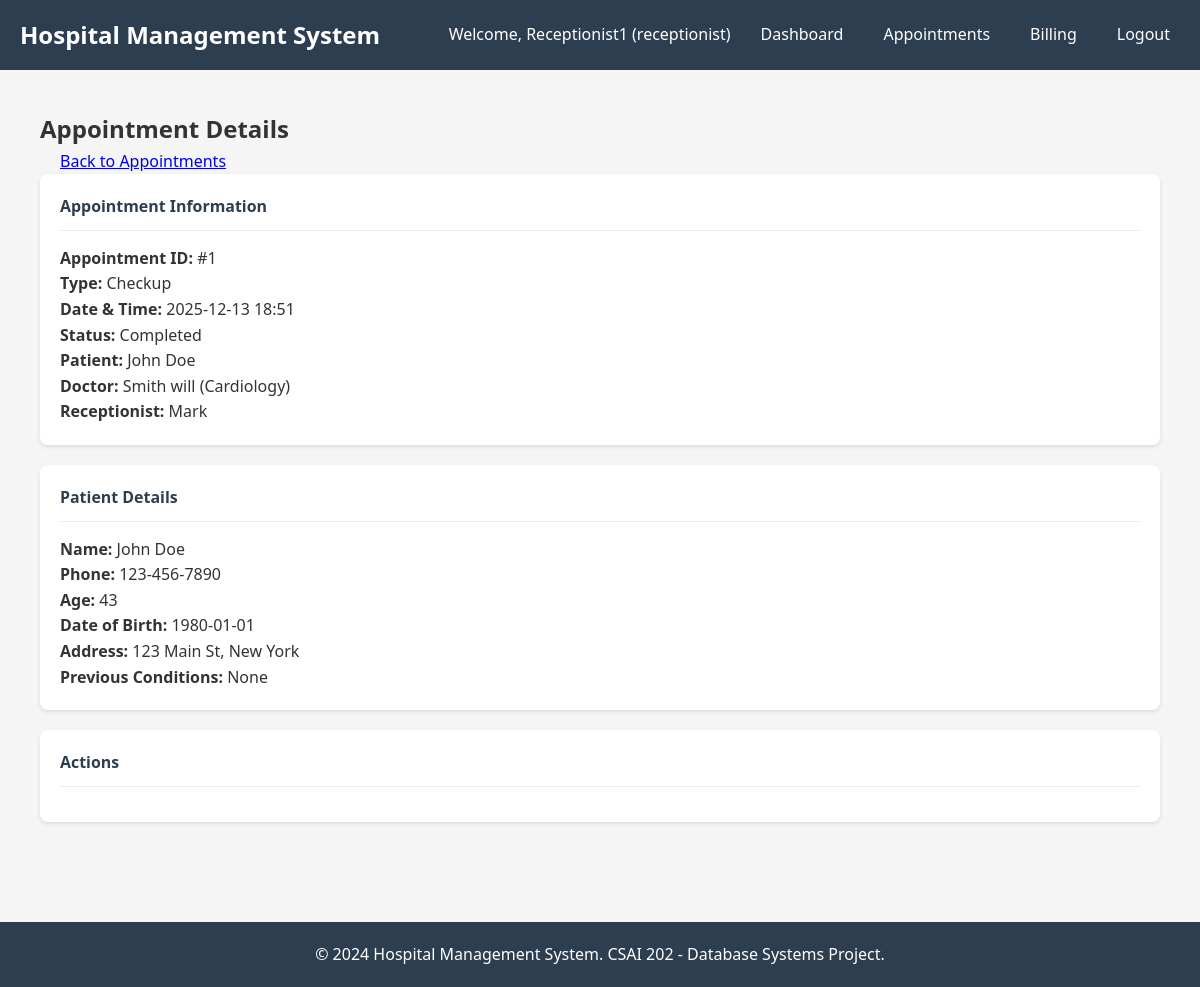
/appointments/1 (signed in), run on the app's committed database.
### models/user.py (models this page shows, shortened)
class User(db.Model, UserMixin):
    __tablename__ = 'user_account'
    user_id = db.Column(db.Integer, primary_key=True)
    username = db.Column(db.String(50), unique=True, nullable=False)
    password = db.Column(db.String(200), nullable=False)
    role = db.Column(db.String(20), nullable=False)
    doctor = db.relationship('Doctor', backref='user', uselist=False)
    nurse = db.relationship('Nurse', backref='user', uselist=False)
    receptionist = db.relationship('Receptionist', backref='user', uselist=False)
    @property
    def is_admin(self):
        return self.role == 'admin'
    @property
    def is_doctor(self):
        return self.role == 'doctor'
    @property
    def is_nurse(self):
        return self.role == 'nurse'
    @property
    def is_receptionist(self):
        return self.role == 'receptionist'

### models/appointment.py (models this page shows)
class Appointment(db.Model):
    __tablename__ = 'appointment'
    appt_id = db.Column(db.Integer, primary_key=True)
    name = db.Column(db.String(100))
    status = db.Column(db.String(50), default='Scheduled')
    date = db.Column(db.DateTime, nullable=False, default=datetime.utcnow)
    patient_id = db.Column(db.Integer, db.ForeignKey('patient.patient_id'))
    doc_id = db.Column(db.Integer, db.ForeignKey('doctor.doc_id'))
    rec_id = db.Column(db.Integer, db.ForeignKey('receptionist.rec_id'))
    prescriptions = db.relationship('Prescription', backref='appointment', lazy=True)

### models/patient.py (models this page shows)
class Patient(db.Model):
    __tablename__ = 'patient'
    patient_id = db.Column(db.Integer, primary_key=True)
    name = db.Column(db.String(100), nullable=False)
    phone = db.Column(db.String(20))
    date_of_birth = db.Column(db.Date)
    age = db.Column(db.Integer)
    previous_conditions = db.Column(db.Text)
    street = db.Column(db.String(100))
    city = db.Column(db.String(100))
    appointments = db.relationship('Appointment', backref='patient', lazy=True)
    medical_record = db.relationship('MedicalRecord', backref='patient', uselist=False)
    prescriptions = db.relationship('Prescription', backref='patient', lazy=True)
    lab_tests = db.relationship('LabTest', backref='patient', lazy=True)
    invoices = db.relationship('Invoice', backref='patient', lazy=True)

### models/doctor.py (models this page shows)
class Doctor(db.Model):
    __tablename__ = 'doctor'
    doc_id = db.Column(db.Integer, primary_key=True)
    name = db.Column(db.String(100), nullable=False)
    specialty = db.Column(db.String(100))
    dept_id = db.Column(db.Integer, db.ForeignKey('department.dept_id'))
    user_id = db.Column(db.Integer, db.ForeignKey('user_account.user_id'))
    department = db.relationship('Department', back_populates='doctors')
    appointments = db.relationship('Appointment', backref='doctor', lazy=True)
    prescriptions = db.relationship('Prescription', backref='doctor', lazy=True)
    lab_tests = db.relationship('LabTest', backref='doctor', lazy=True)
    record_updates = db.relationship('DoctorUpdatesRecord', backref='doctor', lazy=True)

### models/receptionist.py (models this page shows)
class Receptionist(db.Model):
    __tablename__ = 'receptionist'
    rec_id = db.Column(db.Integer, primary_key=True)
    name = db.Column(db.String(100), nullable=False)
    user_id = db.Column(db.Integer, db.ForeignKey('user_account.user_id'))
    appointments = db.relationship('Appointment', backref='receptionist', lazy=True)
    invoices = db.relationship('Invoice', backref='receptionist', lazy=True)

### controllers/appointment_controller.py (the view)
@appointment_bp.route('/<int:appt_id>')
@login_required
def view_appointment(appt_id):
    appointment = Appointment.query.get_or_404(appt_id)
    if current_user.role == 'doctor':
        doctor = Doctor.query.filter_by(user_id=current_user.user_id).first()
        if appointment.doc_id != doctor.doc_id:
            flash('Access denied.', 'danger')
            return redirect(url_for('index'))
    return render_template('appointments/view.html', appointment=appointment)

### templates/appointments/view.html (shortened to what this page needs)
{% extends "base.html" %}
{% block content %}
<div class="container mt-4">
    <div class="row">
        <div class="col-md-12">
            <div class="d-flex justify-content-between align-items-center mb-4">
                <h2>Appointment Details</h2>
                <a href="{{ url_for('appointment.schedule') }}" class="btn btn-secondary">
                     Back to Appointments
                </a>
            </div>
            <div class="card mb-4">
                <div class="card-header">
                    <h5>Appointment Information</h5>
                </div>
                <div class="card-body">
                    <div class="row">
                        <div class="col-md-6">
                            <p><strong>Appointment ID:</strong> #{{ appointment.appt_id }}</p>
                            <p><strong>Type:</strong> {{ appointment.name }}</p>
                            <p><strong>Date & Time:</strong> {{ appointment.date.strftime('%Y-%m-%d %H:%M') if appointment.date else 'N/A' }}</p>
                            <p><strong>Status:</strong>
                                <span class="badge badge-{{
                                    'success' if appointment.status == 'Completed'
                                    else 'warning' if appointment.status == 'Scheduled'
                                    else 'danger' if appointment.status == 'Cancelled'
                                    else 'secondary' }}">
                                    {{ appointment.status }}
                                </span>
                            </p>
                        </div>
                        <div class="col-md-6">
                            <p><strong>Patient:</strong>
                                {% if appointment.patient %}
                                    {{ appointment.patient.name }}
                                {% else %}
                                    Patient #{{ appointment.patient_id }}
                                {% endif %}
                            </p>
                            <p><strong>Doctor:</strong>
                                {% if appointment.doctor %}
                                    {{ appointment.doctor.name }} ({{ appointment.doctor.specialty }})
                                {% else %}
                                    Doctor #{{ appointment.doc_id }}
                                {% endif %}
                            </p>
                            <p><strong>Receptionist:</strong>
                                {% if appointment.receptionist %}
                                    {{ appointment.receptionist.name }}
                                {% else %}
                                    Receptionist #{{ appointment.rec_id }}
                                {% endif %}
                            </p>
                        </div>
                    </div>
                </div>
            </div>
            {% if appointment.patient %}
            <div class="card mb-4">
                <div class="card-header">
                    <h5>Patient Details</h5>
                </div>
                <div class="card-body">
                    <div class="row">
                        <div class="col-md-6">
                            <p><strong>Name:</strong> {{ appointment.patient.name }}</p>
                            <p><strong>Phone:</strong> {{ appointment.patient.phone }}</p>
                            <p><strong>Age:</strong> {{ appointment.patient.age }}</p>
                        </div>
                        <div class="col-md-6">
                            <p><strong>Date of Birth:</strong> {{ appointment.patient.date_of_birth }}</p>
                            <p><strong>Address:</strong> {{ appointment.patient.street }}, {{ appointment.patient.city }}</p>
                            <p><strong>Previous Conditions:</strong> {{ appointment.patient.previous_conditions or 'None' }}</p>
                        </div>
                    </div>
                </div>
            </div>
            {% endif %}
            <div class="card">
                <div class="card-header">
                    <h5>Actions</h5>
                </div>
            </div>
        </div>
    </div>
</div>
{% endblock %}

### templates/base.html (shortened to what this page needs)
<!DOCTYPE html>
<html lang="en">
<head>
    <link rel="stylesheet" href="{{ url_for('static', filename='css/style.css') }}">
    <link rel="stylesheet" href="{{ url_for('static', filename='css/dashboard.css') }}">
    <link rel="stylesheet" href="{{ url_for('static', filename='css/forms.css') }}">
</head>
<body>
    <div class="header">
        <div class="navbar">
            <a href="{{ url_for('index') }}" class="logo">Hospital Management System</a>
            <ul class="nav-links">
                {% if current_user.is_authenticated %}
                    <li>Welcome, {{ current_user.username }} ({{ current_user.role }})</li>
                    <li><a href="{{ url_for('index') }}">Dashboard</a></li>
                    {% if current_user.is_admin %}
                        <li><a href="{{ url_for('admin.users') }}">Users</a></li>
                        <li><a href="{{ url_for('admin.reports') }}">Reports</a></li>
                    {% elif current_user.is_doctor %}
                        <li><a href="{{ url_for('doctor.appointments') }}">Appointments</a></li>
                        <li><a href="{{ url_for('doctor.patients') }}">Patients</a></li>
                    {% elif current_user.is_nurse %}
                        <li><a href="{{ url_for('nurse.patients') }}">Patients</a></li>
                        <li><a href="{{ url_for('nurse.beds') }}">Beds</a></li>
                    {% elif current_user.is_receptionist %}
                        <li><a href="{{ url_for('receptionist.appointments') }}">Appointments</a></li>
                        <li><a href="{{ url_for('receptionist.billing') }}">Billing</a></li>
                    {% endif %}
                    <li><a href="{{ url_for('auth.logout') }}">Logout</a></li>
                {% else %}
                    <li><a href="{{ url_for('auth.login') }}">Login</a></li>
                {% endif %}
            </ul>
        </div>
    </div>
    <div class="container">
        <div class="content">
            {% block content %}{% endblock %}
        </div>
    </div>
    <footer class="footer">
        <p>&copy; 2024 Hospital Management System. CSAI 202 - Database Systems Project.</p>
    </footer>
</body>
</html>

### static/css/style.css (style rules this page uses)
* { margin: 0; padding: 0; box-sizing: border-box; }
body { font-family: 'Segoe UI', Tahoma, Geneva, Verdana, sans-serif; background-color: #f5f5f5; color: #333; line-height: 1.6; }
.container { width: 100%; max-width: 1200px; margin: 0 auto; padding: 20px; min-height: calc(100vh - 140px); }
.header { background-color: #2c3e50; color: white; padding: 1rem 0; }
.navbar { display: flex; justify-content: space-between; align-items: center; padding: 0 20px; }
.logo { font-size: 1.5rem; font-weight: bold; color: white; text-decoration: none; }
.nav-links { display: flex; list-style: none; gap: 20px; align-items: center; }
.nav-links li { color: white; }
.nav-links a { color: white; text-decoration: none; padding: 5px 10px; border-radius: 4px; transition: background-color 0.3s; }
.btn { padding: 10px 20px; border: none; border-radius: 4px; font-size: 16px; cursor: pointer; transition: background-color 0.3s; }
.card { background: white; border-radius: 8px; padding: 20px; margin-bottom: 20px; box-shadow: 0 2px 4px rgba(0,0,0,0.1); }
.card-header { border-bottom: 1px solid #eee; padding-bottom: 10px; margin-bottom: 15px; font-size: 1.2rem; font-weight: 600; color: #2c3e50; }
.footer { background-color: #2c3e50; color: white; text-align: center; padding: 20px; margin-top: 40px; }

### data on the page
User: username "Receptionist1", role "receptionist"
Appointment: appt_id "1", name "Checkup", date "2025-12-13 18:51", status "Completed"
Patient: patient.name "John Doe", patient.phone "123-456-7890", patient.age "43", patient.date_of_birth "1980-01-01", patient.street "123 Main St", patient.city "New York", patient "None"
Doctor: doctor.name "Smith will", doctor.specialty "Cardiology"
Receptionist: receptionist.name "Mark"
